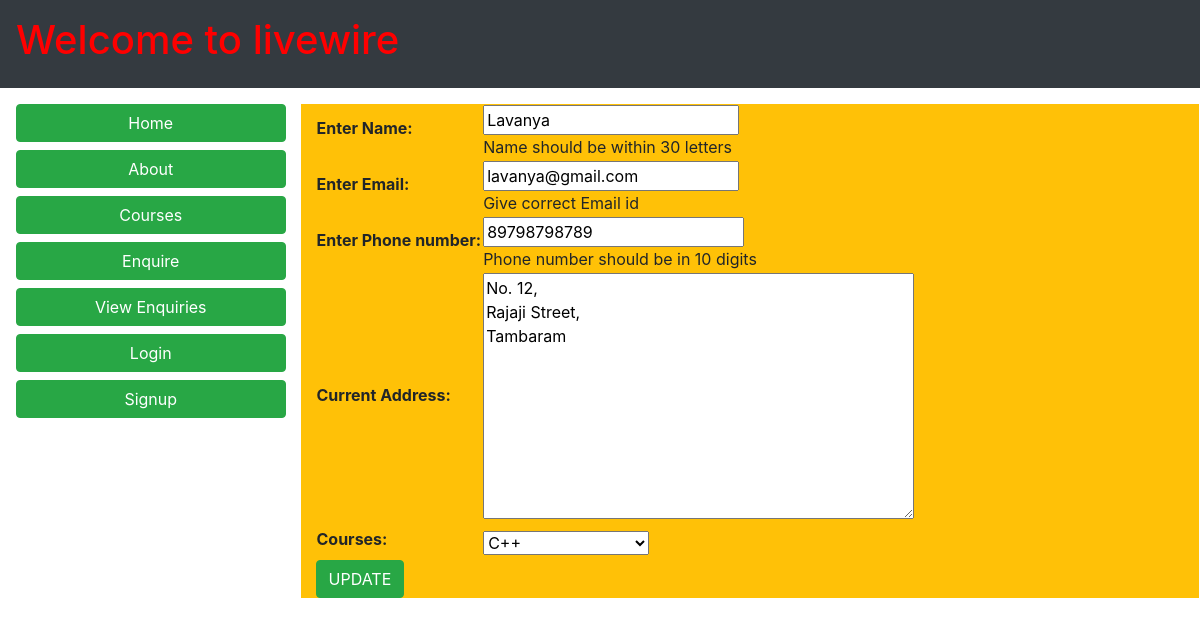
Screenshot of /edit/2/ (signed in) with the database file from the repository.
### sample/models.py (models this page shows)
class Enquiry(models.Model):
    name=models.CharField(max_length=30,help_text="Name should be within 30 letters",verbose_name="Enter Name:")
    email=models.EmailField(unique=True,help_text="Give correct Email id",verbose_name="Enter Email:")
    phone=models.BigIntegerField(help_text="Phone number should be in 10 digits",verbose_name="Enter Phone number:")
    Address=models.TextField(verbose_name="Current Address:")
    date=models.DateTimeField(auto_now=True)
    courses=models.CharField(max_length=30,default='python',choices=[('Java',"java SE-8"),
                                                                     ('Python','Python3'),
                                                                     ("C","C"),
                                                                     ("C++","C++"),
                                                                     ('Django','Django FrameWork')])

### sample/views.py (the view)
# urls.py: path('edit/<id>/',editEnquiry),
@login_required()
def editEnquiry(request,id):
    data=get_object_or_404(Enquiry,pk=id)
    myform=EnquiryForm(request.POST or None, instance=data)
    if myform.is_valid():
        myform.save()
        return redirect('/enquiries/')
    return render(request,'edit.html',{'myform':myform})

### sample/forms.py
class EnquiryForm(forms.ModelForm):
    class Meta:
        model=Enquiry
        fields = "__all__"

### templates/edit.html (shortened to what this page needs)
{% extends 'home.html' %}
{% block content %}
<form method="post">
    <table>
        {{myform.as_table}}
    </table>
    <input type="submit" value="UPDATE" class="btn btn-success">
</form>
{% endblock %}

### rows the page displays
Enquiry: name "Lavanya", email "lavanya@gmail.com", phone "89798798789", Address "No. 12, Rajaji Street, Tambaram", courses "C++"
